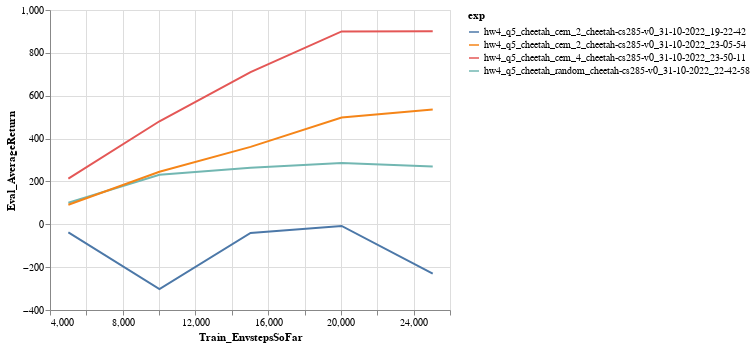

Here is the notebook cell this chart was saved with:
### Code cell
chart = alt.Chart(df_q5).mark_line().encode(
    x=xtag,
    y=ytag,
    color='exp'
)
chart = chart.configure_legend(
    labelLimit=1000
)
chart

### Figure 1 — Vega-Lite specification as saved in the notebook (floating-point values rounded to 4 significant figures)
{"config": {"view": {"continuousWidth": 400, "continuousHeight": 300}, "legend": {"labelLimit": 1000}}, "data": {"name": "data-89b2ca16988d09e0c9d285ce8466d227"}, "mark": "line", "encoding": {"color": {"field": "exp", "type": "nominal"}, "x": {"field": "Train_EnvstepsSoFar", "type": "quantitative"}, "y": {"field": "Eval_AverageReturn", "type": "quantitative"}}, "$schema": "https://vega.github.io/schema/vega-lite/v4.17.0.json", "datasets": {"data-89b2ca16988d09e0c9d285ce8466d227": [{"Train_EnvstepsSoFar": 5010.0, "Eval_AverageReturn": -38.1, "exp": "hw4_q5_cheetah_cem_2_cheetah-cs285-v0_31-10-2022_19-22-42"}, {"Train_EnvstepsSoFar": 10020.0, "Eval_AverageReturn": -302.2, "exp": "hw4_q5_cheetah_cem_2_cheetah-cs285-v0_31-10-2022_19-22-42"}, {"Train_EnvstepsSoFar": 15030.0, "Eval_AverageReturn": -40.27, "exp": "hw4_q5_cheetah_cem_2_cheetah-cs285-v0_31-10-2022_19-22-42"}, {"Train_EnvstepsSoFar": 20040.0, "Eval_AverageReturn": -7.876, "exp": "hw4_q5_cheetah_cem_2_cheetah-cs285-v0_31-10-2022_19-22-42"}, {"Train_EnvstepsSoFar": 25050.0, "Eval_AverageReturn": -230.6, "exp": "hw4_q5_cheetah_cem_2_cheetah-cs285-v0_31-10-2022_19-22-42"}, {"Train_EnvstepsSoFar": 5010.0, "Eval_AverageReturn": 100.6, "exp": "hw4_q5_cheetah_random_cheetah-cs285-v0_31-10-2022_22-42-58"}, {"Train_EnvstepsSoFar": 10020.0, "Eval_AverageReturn": 230.9, "exp": "hw4_q5_cheetah_random_cheetah-cs285-v0_31-10-2022_22-42-58"}, {"Train_EnvstepsSoFar": 15030.0, "Eval_AverageReturn": 264.1, "exp": "hw4_q5_cheetah_random_cheetah-cs285-v0_31-10-2022_22-42-58"}, {"Train_EnvstepsSoFar": 20040.0, "Eval_AverageReturn": 285.7, "exp": "hw4_q5_cheetah_random_cheetah-cs285-v0_31-10-2022_22-42-58"}, {"Train_EnvstepsSoFar": 25050.0, "Eval_AverageReturn": 269.3, "exp": "hw4_q5_cheetah_random_cheetah-cs285-v0_31-10-2022_22-42-58"}, {"Train_EnvstepsSoFar": 5010.0, "Eval_AverageReturn": 91.19, "exp": "hw4_q5_cheetah_cem_2_cheetah-cs285-v0_31-10-2022_23-05-54"}, {"Train_EnvstepsSoFar": 10020.0, "Eval_AverageReturn": 245.5, "exp": "hw4_q5_cheetah_cem_2_cheetah-cs285-v0_31-10-2022_23-05-54"}, {"Train_EnvstepsSoFar": 15030.0, "Eval_AverageReturn": 361.1, "exp": "hw4_q5_cheetah_cem_2_cheetah-cs285-v0_31-10-2022_23-05-54"}, {"Train_EnvstepsSoFar": 20040.0, "Eval_AverageReturn": 498.6, "exp": "hw4_q5_cheetah_cem_2_cheetah-cs285-v0_31-10-2022_23-05-54"}, {"Train_EnvstepsSoFar": 25050.0, "Eval_AverageReturn": 535.2, "exp": "hw4_q5_cheetah_cem_2_cheetah-cs285-v0_31-10-2022_23-05-54"}, {"Train_EnvstepsSoFar": 5010.0, "Eval_AverageReturn": 213.3, "exp": "hw4_q5_cheetah_cem_4_cheetah-cs285-v0_31-10-2022_23-50-11"}, {"Train_EnvstepsSoFar": 10020.0, "Eval_AverageReturn": 480.8, "exp": "hw4_q5_cheetah_cem_4_cheetah-cs285-v0_31-10-2022_23-50-11"}, {"Train_EnvstepsSoFar": 15030.0, "Eval_AverageReturn": 710.0, "exp": "hw4_q5_cheetah_cem_4_cheetah-cs285-v0_31-10-2022_23-50-11"}, {"Train_EnvstepsSoFar": 20040.0, "Eval_AverageReturn": 899.9, "exp": "hw4_q5_cheetah_cem_4_cheetah-cs285-v0_31-10-2022_23-50-11"}, {"Train_EnvstepsSoFar": 25050.0, "Eval_AverageReturn": 901.3, "exp": "hw4_q5_cheetah_cem_4_cheetah-cs285-v0_31-10-2022_23-50-11"}]}}
